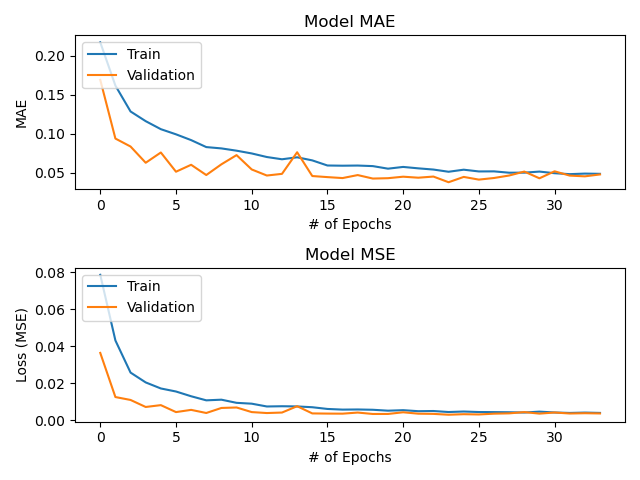

Python code for this plot:
import pandas as pd
import matplotlib.pyplot as plt
from keras.models import Sequential
from keras.callbacks import EarlyStopping
from keras.layers import Dense, Dropout
from sklearn.model_selection import train_test_split
from sklearn.preprocessing import StandardScaler
from sklearn.metrics import r2_score

# Display all columns
pd.set_option("display.max_columns", None)

"""
Predict whether a student will be admitted to a graduate program
This is a regression task, a probability between 0 and 1.
"""

# Read and explore data
df = pd.read_csv("admissions_data.csv")
print(df.head())
print(df.describe())
print(df.columns)
print(df["University Rating"].value_counts())

# Make sure columns don't have extra spaces
df.columns = df.columns.str.strip()

# Split data into features and labels
df.drop("Serial No.", axis=1, inplace=True)
features = df.loc[:, df.columns != "Chance of Admit"]
labels = df.loc[:, df.columns == "Chance of Admit"]

# Split data into training and testing sets
features_train, features_test, labels_train, labels_test = train_test_split(features, labels, test_size=0.2, random_state=42)

# Scale data
scaler = StandardScaler()
features_train_scaled = scaler.fit_transform(features_train)
features_test_scaled = scaler.transform(features_test)

# Build model
model = Sequential()
model.add(Dense(128, activation="relu", input_shape=(features_train_scaled.shape[1],)))
model.add(Dropout(0.2))
model.add(Dense(64, activation="relu"))
model.add(Dropout(0.2))
model.add(Dense(1))
model.summary()

# Compile and train model
model.compile(optimizer="adam", loss="mse", metrics=["mae"])
history = model.fit(features_train_scaled, labels_train, 
                    epochs=100, batch_size=1, verbose=1, 
                    validation_split=0.2, 
                    callbacks=[EarlyStopping(monitor="val_loss", mode="min", verbose=1, patience=10)])

# Evaluate model
loss, mae = model.evaluate(features_test_scaled, labels_test)
print("Loss: ", loss)
print("Mean Absolute Error: ", mae)

# Make predictions
predictions = model.predict(features_test_scaled)

# Calculate R^2 score
r2 = r2_score(labels_test, predictions)
print("R2 score: ", r2)

# Plot MAE and validation MAE per epoch
fig = plt.figure()
ax1 = fig.add_subplot(2, 1, 1)
ax1.plot(history.history["mae"])
ax1.plot(history.history["val_mae"])
ax1.set_title("Model MAE")
ax1.set_ylabel("MAE")
ax1.set_xlabel("# of Epochs")
ax1.legend(["Train", "Validation"], loc="upper left")

# Plot MSE and validation MSE per epoch
ax2 = fig.add_subplot(2, 1, 2)
ax2.plot(history.history["loss"])
ax2.plot(history.history["val_loss"])
ax2.set_title("Model MSE")
ax2.set_ylabel("Loss (MSE)")
ax2.set_xlabel("# of Epochs")
ax2.legend(["Train", "Validation"], loc="upper left")

# Keep plots from overlapping each other  
fig.tight_layout()
plt.savefig("graduate_admissions_regressor.png")
plt.show()

# Save model
model.save("model")